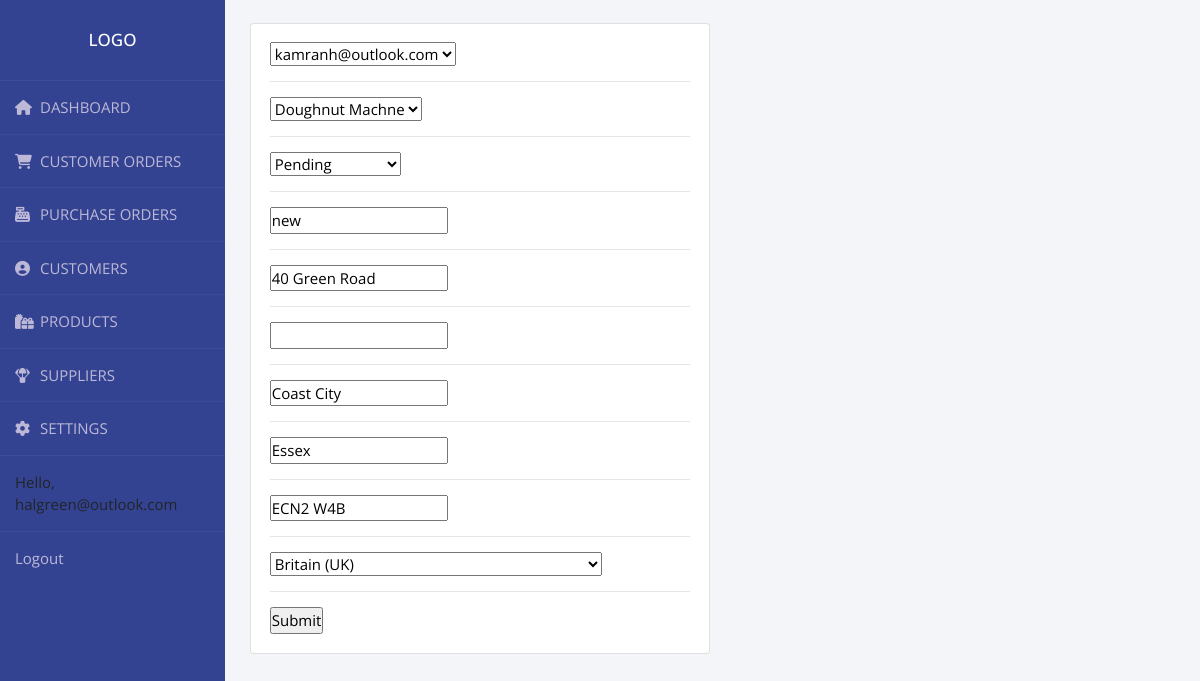
The app's page /update_order/1/ (signed in) with its own data.
### accounts/models.py (models this page shows, shortened)
class User(AbstractBaseUser):
    email = models.EmailField(max_length=255, unique=True)
    active = models.BooleanField(default=True)
    staff = models.BooleanField(default=False)
    admin = models.BooleanField(default=False)
    USERNAME_FIELD = 'email'
    REQUIRED_FIELDS = []
    objects = UserManager()
    def __str__(self):
        return self.email
    @property
    def is_active(self):
        return self.active

class Order(models.Model):
    STATUS = (
        ('Pending', 'Pending'),
        ('Out for delivery', 'Out for delivery'),
        ('Delivered', 'Delivered'),
    )
    customer = models.ForeignKey(
        Customer, null=True, on_delete=models.SET_NULL)
    product = models.ForeignKey(Product, null=True, on_delete=models.SET_NULL)
    date_created = models.DateTimeField(auto_now_add=True, null=True)
    status = models.CharField(max_length=200, null=True, choices=STATUS)
    note = models.CharField(max_length=1000, null=True)
    delivery_address1 = models.CharField(max_length=1000, null=True)
    delivery_address2 = models.CharField(
        max_length=1000, null=True, blank=True, default='')
    delivery_city = models.CharField(max_length=1000, null=True)
    delivery_county = models.CharField(max_length=1000, null=True)
    delivery_post_code = models.CharField(max_length=1000, null=True)
    delivery_country = CountryField()
    class Meta:
        get_latest_by = 'date_created'

### accounts/views.py (the view)
# urls.py: path('update_order/<str:pk>/', views.updateOrder, name="update_order"),
@login_required(login_url='login')
def updateOrder(request, pk):
    order = Order.objects.get(id=pk)
    form = OrderForm(instance=order)
    if request.method == 'POST':
        form = OrderForm(request.POST, instance=order)
        if form.is_valid():
            form.save()
            return redirect('customer_order_list')
    context = {'form': form}
    return render(request, 'accounts/order_form.html', context)

### accounts/forms.py
class OrderForm(ModelForm):
    class Meta:
        model = Order
        fields = '__all__'

### accounts/models.py (called while the page is built)
    def __str__(self):
        return self.user.email

    def __str__(self):
        return self.name

### accounts/templates/accounts/order_form.html (shortened to what this page needs)
{%  extends 'accounts/main.html' %}
{% load static %}
{% block content %}
<div class="row">
	<div class="col-md-6">
		<div class="card card-body">
			<form action="" method="POST">
				{% for field in form %}
					{{field}}
					<hr>
				{% endfor %}
				<input type="submit" name="Submit">
			</form>
		</div>
	</div>
</div>
{% endblock %}

### accounts/templates/accounts/navbar.html (shortened to what this page needs)
{% load static %}
  <nav class="nav flex-column float-left">
    <div class="wrapper">
      <div class="sidebar">
        <h2>Logo</h2>
        <ul>
          <li>
            <a href="{% url 'home' %}"><i class="fas fa-home"></i>DASHBOARD</a>
          </li>
          <li>
            <a href="{% url 'customer_order_list' %}"><i class="fas fa-shopping-cart"></i>CUSTOMER ORDERS</a>
          </li>
          <li>
            <a href=""><i class="fas fa-cash-register"></i>PURCHASE ORDERS</a>
          </li>
          <li>
            <a href="{% url 'customer_list' %}"><i class="fas fa-user-circle"></i>CUSTOMERS</a>
          </li>
          <li>
            <a href="{% url 'product_list' %}"><i class="fas fa-gifts"></i>PRODUCTS</a>
          </li>
          <li>
            <a href=""><i class="fas fa-parachute-box"></i>SUPPLIERS</a>
          </li>
          <li>
            <a href=""><i class="fas fa-cog"></i>SETTINGS</a>
          </li>
          <li>
            <span class="hello-msg">Hello, {{request.user}}</span>
          </li>
          <li>
            <span><a class="hello-msg" href="{% url 'logout' %}">Logout</a></span>
          </li>
        </ul>
      </div>
    </div>
  </nav>

### static/css/main.css (style rules this page uses)
body { background-color: #94d8f7; width: 100%; margin:auto; height:auto; display:block; }

### accounts/templates/accounts/navbar.html (style rules this page uses)
* { margin:0; padding:0; box-sizing: border-box; list-style: none; text-decoration: none; font-family: 'Open Sans', sans-serif; font-size: 15px; }
h2 { font-size: 17px; }
body { background: #f3f5f9; }
.wrapper { display:flex; position: relative; }
.wrapper .sidebar { position: fixed; width: 225px; height: 100%; background: #334391; padding: 30px 0; }
.wrapper .sidebar h2 { color: #fff; text-transform: uppercase; text-align: center; margin-bottom: 30px; }
.wrapper .sidebar ul li { padding: 15px; border-bottom: 1px solid rgba(0,0,0,0,0.05); border-top: 1px solid rgba(225,225,225,0.05); }
.wrapper .sidebar ul li a { color: #bdb8d7; display: block; }
.wrapper .sidebar ul li a .fas { width: 25px; }

### records on screen
User: user "halgreen@outlook.com"
Order: form "kamranh@outlook.com" "Doughnut Machne" "Pending" "new" "40 Green Road" "Coast City" "Essex" "ECN2 W4B" "Britain (UK)"
